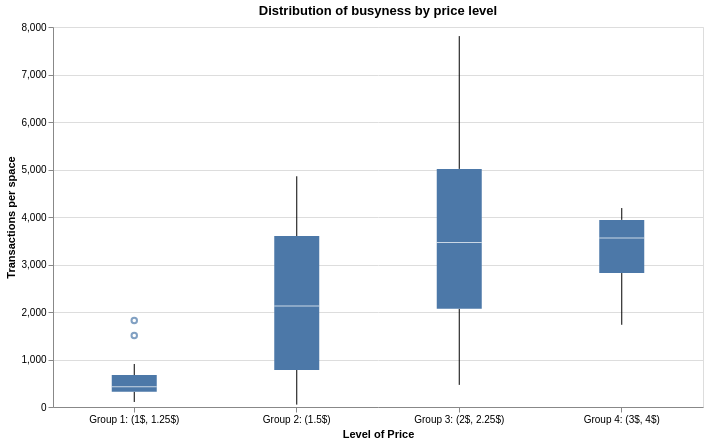

Notebook source saved alongside this figure:
### Code cell
# Boxplot display
avg_tx_space_box

### Figure 1 — Vega-Lite specification as saved in the notebook (floating-point values rounded to 4 significant figures)
{"config": {"view": {"continuousWidth": 300, "continuousHeight": 300}}, "data": {"name": "data-e489b862641ca1eee9a201ed98f98d0a"}, "mark": {"type": "boxplot", "size": 45}, "encoding": {"tooltip": [{"field": "price_category", "title": "Price level", "type": "nominal"}], "x": {"axis": {"labelAngle": 0}, "field": "price_category", "title": "Level of Price", "type": "nominal"}, "y": {"field": "transactions_per_space", "title": "Transactions per space", "type": "quantitative"}}, "height": 380, "title": "Distribution of busyness by price level", "width": 650, "$schema": "https://vega.github.io/schema/vega-lite/v5.20.1.json", "datasets": {"data-e489b862641ca1eee9a201ed98f98d0a": [{"zone_group_norm": "DOWNTOWN 2", "transactions": 1214879, "zone": "402 - Downtown 2", "spaces": 373, "type": "on-street", "transactions_per_space": 3257.0, "rate": 4.0, "price_category": "Group 4: (3$, 4$)"}, {"zone_group_norm": "CARRICK", "transactions": 40989, "zone": "416 - Carrick", "spaces": 65, "type": "on-street", "transactions_per_space": 630.6, "rate": 1.0, "price_category": "Group 1: (1$, 1.25$)"}, {"zone_group_norm": "HOMEWOOD ZENITH LOT", "transactions": 2539, "zone": "331 - Homewood Zenith Lot", "spaces": 24, "type": "off-street", "transactions_per_space": 105.8, "rate": 1.0, "price_category": "Group 1: (1$, 1.25$)"}, {"zone_group_norm": "BAKERY SQ", "transactions": 20947, "zone": "425 - Bakery Sq", "spaces": 45, "type": "on-street", "transactions_per_space": 465.5, "rate": 2.0, "price_category": "Group 3: (2$, 2.25$)"}, {"zone_group_norm": "MELLON PARK", "transactions": 39312, "zone": "414 - Mellon Park", "spaces": 76, "type": "on-street", "transactions_per_space": 517.3, "rate": 1.5, "price_category": "Group 2: (1.5$)"}, {"zone_group_norm": "OAKLAND 2", "transactions": 1071435, "zone": "408 - Oakland 2", "spaces": 301, "type": "on-street", "transactions_per_space": 3560.0, "rate": 3.0, "price_category": "Group 4: (3$, 4$)"}, {"zone_group_norm": "ASTEROID WARRINGTON LOT", "transactions": 19558, "zone": "355 - Asteroid Warrington Lot", "spaces": 13, "type": "off-street", "transactions_per_space": 1504.0, "rate": 1.0, "price_category": "Group 1: (1$, 1.25$)"}, {"zone_group_norm": "ANSLEY BEATTY LOT", "transactions": 14774, "zone": "311 - Ansley Beatty Lot", "spaces": 23, "type": "off-street", "transactions_per_space": 642.3, "rate": 1.0, "price_category": "Group 1: (1$, 1.25$)"}, {"zone_group_norm": "EAST OHIO STREET LOT", "transactions": 68679, "zone": "371 - East Ohio Street Lot", "spaces": 88, "type": "off-street", "transactions_per_space": 780.4, "rate": 1.5, "price_category": "Group 2: (1.5$)"}, {"zone_group_norm": "18 CARSON LOT", "transactions": 199160, "zone": "344 - 18th & Carson Lot", "spaces": 41, "type": "off-street", "transactions_per_space": 4858.0, "rate": 1.5, "price_category": "Group 2: (1.5$)"}, {"zone_group_norm": "PENN CIRCLE NW LOT", "transactions": 20064, "zone": "314 - Penn Circle NW Lot", "spaces": 125, "type": "off-street", "transactions_per_space": 160.5, "rate": 1.0, "price_category": "Group 1: (1$, 1.25$)"}, {"zone_group_norm": "OAKLAND 3", "transactions": 1134837, "zone": "409 - Oakland 3", "spaces": 476, "type": "on-street", "transactions_per_space": 2384.0, "rate": 3.0, "price_category": "Group 4: (3$, 4$)"}, {"zone_group_norm": "18 SIDNEY LOT", "transactions": 161954, "zone": "341 - 18th & Sidney Lot", "spaces": 45, "type": "off-street", "transactions_per_space": 3599.0, "rate": 1.5, "price_category": "Group 2: (1.5$)"}, {"zone_group_norm": "UPTOWN", "transactions": 895456, "zone": "403 - Uptown", "spaces": 690, "type": "on-street", "transactions_per_space": 1298.0, "rate": 1.5, "price_category": "Group 2: (1.5$)"}, {"zone_group_norm": "EAST CARSON LOT", "transactions": 143976, "zone": "342 - East Carson Lot", "spaces": 35, "type": "off-street", "transactions_per_space": 4114.0, "rate": 1.5, "price_category": "Group 2: (1.5$)"}, {"zone_group_norm": "42 BUTLER LOT", "transactions": 95523, "zone": "338 - 42nd & Butler Lot", "spaces": 22, "type": "off-street", "transactions_per_space": 4342.0, "rate": 2.0, "price_category": "Group 3: (2$, 2.25$)"}, {"zone_group_norm": "BLOOMFIELD", "transactions": 1365502, "zone": "406 - Bloomfield (On-street)", "spaces": 489, "type": "on-street", "transactions_per_space": 2792.0, "rate": 1.5, "price_category": "Group 2: (1.5$)"}, {"zone_group_norm": "EAST LIBERTY", "transactions": 1146769, "zone": "412 - East Liberty", "spaces": 483, "type": "on-street", "transactions_per_space": 2374.0, "rate": 1.5, "price_category": "Group 2: (1.5$)"}, {"zone_group_norm": "HILL DISTRICT", "transactions": 10793, "zone": "426 - Hill District", "spaces": 26, "type": "on-street", "transactions_per_space": 415.1, "rate": 1.25, "price_category": "Group 1: (1$, 1.25$)"}, {"zone_group_norm": "BROOKLINE LOT", "transactions": 2356, "zone": "361 - Brookline Lot", "spaces": 47, "type": "off-street", "transactions_per_space": 50.13, "rate": 1.5, "price_category": "Group 2: (1.5$)"}, {"zone_group_norm": "BEECHVIEW", "transactions": 32046, "zone": "418 - Beechview", "spaces": 78, "type": "on-street", "transactions_per_space": 410.8, "rate": 1.5, "price_category": "Group 2: (1.5$)"}, {"zone_group_norm": "BEECHVIEW LOT", "transactions": 3844, "zone": "363 - Beechview Lot", "spaces": 17, "type": "off-street", "transactions_per_space": 226.1, "rate": 1.5, "price_category": "Group 2: (1.5$)"}, {"zone_group_norm": "20 SIDNEY LOT", "transactions": 81990, "zone": "345 - 20th & Sidney Lot", "spaces": 80, "type": "off-street", "transactions_per_space": 1025.0, "rate": 1.5, "price_category": "Group 2: (1.5$)"}, {"zone_group_norm": "19 CARSON LOT", "transactions": 106088, "zone": "343 - 19th & Carson Lot", "spaces": 27, "type": "off-street", "transactions_per_space": 3929.0, "rate": 1.5, "price_category": "Group 2: (1.5$)"}, {"zone_group_norm": "FORBES MURRAY LOT", "transactions": 384766, "zone": "324 - Forbes Murray Lot", "spaces": 72, "type": "off-street", "transactions_per_space": 5344.0, "rate": 2.0, "price_category": "Group 3: (2$, 2.25$)"}, {"zone_group_norm": "52 BUTLER LOT", "transactions": 19184, "zone": "337 - 52nd & Butler Lot", "spaces": 12, "type": "off-street", "transactions_per_space": 1599.0, "rate": 2.0, "price_category": "Group 3: (2$, 2.25$)"}, {"zone_group_norm": "WALTER WARRINGTON LOT", "transactions": 2701, "zone": "354 - Walter/Warrington Lot", "spaces": 15, "type": "off-street", "transactions_per_space": 180.1, "rate": 1.0, "price_category": "Group 1: (1$, 1.25$)"}, {"zone_group_norm": "ALLENTOWN", "transactions": 16152, "zone": "417 - Allentown", "spaces": 23, "type": "on-street", "transactions_per_space": 702.3, "rate": 1.0, "price_category": "Group 1: (1$, 1.25$)"}, {"zone_group_norm": "DOUGLAS PHILLIPS LOT", "transactions": 63916, "zone": "323 - Douglas Phillips Lot", "spaces": 45, "type": "off-street", "transactions_per_space": 1420.0, "rate": 2.0, "price_category": "Group 3: (2$, 2.25$)"}, {"zone_group_norm": "EVA BEATTY LOT", "transactions": 55570, "zone": "307 - Eva Beatty Lot", "spaces": 130, "type": "off-street", "transactions_per_space": 427.5, "rate": 1.0, "price_category": "Group 1: (1$, 1.25$)"}, {"zone_group_norm": "MAIN ALEXANDER LOT", "transactions": 10308, "zone": "369 - Main/Alexander Lot", "spaces": 29, "type": "off-street", "transactions_per_space": 355.4, "rate": 1.0, "price_category": "Group 1: (1$, 1.25$)"}, {"zone_group_norm": "MT WASHINGTON", "transactions": 108623, "zone": "420 - Mt. Washington", "spaces": 98, "type": "on-street", "transactions_per_space": 1108.0, "rate": 1.5, "price_category": "Group 2: (1.5$)"}, {"zone_group_norm": "SHERIDAN KIRKWOOD LOT", "transactions": 103226, "zone": "302 - Sheridan Kirkwood Lot", "spaces": 114, "type": "off-street", "transactions_per_space": 905.5, "rate": 1.0, "price_category": "Group 1: (1$, 1.25$)"}, {"zone_group_norm": "STRIP DISTRICT", "transactions": 1585454, "zone": "404 - Strip Disctrict", "spaces": 428, "type": "on-street", "transactions_per_space": 3704.0, "rate": 3.0, "price_category": "Group 4: (3$, 4$)"}, {"zone_group_norm": "IVY BELLEFONTE LOT", "transactions": 577809, "zone": "328 - Ivy Bellefonte Lot", "spaces": 74, "type": "off-street", "transactions_per_space": 7808.0, "rate": 2.0, "price_category": "Group 3: (2$, 2.25$)"}, {"zone_group_norm": "NORTHSIDE", "transactions": 1320112, "zone": "421 - NorthSide", "spaces": 757, "type": "on-street", "transactions_per_space": 1744.0, "rate": 1.5, "price_category": "Group 2: (1.5$)"}, {"zone_group_norm": "SS SSW", "transactions": 2636020, "zone": "415 - SS & SSW", "spaces": 707, "type": "on-street", "transactions_per_space": 3728.0, "rate": 1.5, "price_category": "Group 2: (1.5$)"}, {"zone_group_norm": "LAWRENCEVILLE", "transactions": 415991, "zone": "405 - Lawrenceville", "spaces": 187, "type": "on-street", "transactions_per_space": 2225.0, "rate": 2.0, "price_category": "Group 3: (2$, 2.25$)"}, {"zone_group_norm": "SHADYSIDE", "transactions": 1318761, "zone": "411 - Shadyside", "spaces": 345, "type": "on-street", "transactions_per_space": 3822.0, "rate": 1.5, "price_category": "Group 2: (1.5$)"}, {"zone_group_norm": "OAKLAND 1", "transactions": 950750, "zone": "407 - Oakland 1", "spaces": 227, "type": "on-street", "transactions_per_space": 4188.0, "rate": 3.0, "price_category": "Group 4: (3$, 4$)"}, {"zone_group_norm": "TAMELLO BEATTY LOT", "transactions": 138385, "zone": "304 - Tamello Beatty Lot", "spaces": 76, "type": "off-street", "transactions_per_space": 1821.0, "rate": 1.0, "price_category": "Group 1: (1$, 1.25$)"}, {"zone_group_norm": "NORTHSHORE", "transactions": 410218, "zone": "422 - Northshore", "spaces": 237, "type": "on-street", "transactions_per_space": 1731.0, "rate": 3.0, "price_category": "Group 4: (3$, 4$)"}, {"zone_group_norm": "SQUIRREL HILL", "transactions": 1735411, "zone": "413 - Squirrel Hill", "spaces": 354, "type": "on-street", "transactions_per_space": 4902.0, "rate": 2.0, "price_category": "Group 3: (2$, 2.25$)"}, {"zone_group_norm": "WEST END", "transactions": 14662, "zone": "423 - West End", "spaces": 52, "type": "on-street", "transactions_per_space": 282.0, "rate": 1.0, "price_category": "Group 1: (1$, 1.25$)"}, {"zone_group_norm": "BEACON BARTLETT LOT", "transactions": 178493, "zone": "321 - Beacon Bartlett Lot", "spaces": 69, "type": "off-street", "transactions_per_space": 2587.0, "rate": 2.0, "price_category": "Group 3: (2$, 2.25$)"}, {"zone_group_norm": "OAKLAND 4", "transactions": 1290108, "zone": "410 - Oakland 4", "spaces": 572, "type": "on-street", "transactions_per_space": 2255.0, "rate": 2.25, "price_category": "Group 3: (2$, 2.25$)"}, {"zone_group_norm": "DOWNTOWN 1", "transactions": 1248084, "zone": "401 - Downtown 1", "spaces": 299, "type": "on-street", "transactions_per_space": 4174.0, "rate": 4.0, "price_category": "Group 4: (3$, 4$)"}, {"zone_group_norm": "BROOKLINE", "transactions": 482886, "zone": "419 - Brookline", "spaces": 201, "type": "on-street", "transactions_per_space": 2402.0, "rate": 1.5, "price_category": "Group 2: (1.5$)"}, {"zone_group_norm": "JCC FORBES LOT", "transactions": 320556, "zone": "325 - JCC/Forbes Lot", "spaces": 69, "type": "off-street", "transactions_per_space": 4646.0, "rate": 2.0, "price_category": "Group 3: (2$, 2.25$)"}, {"zone_group_norm": "SHERIDAN HARVARD LOT", "transactions": 20201, "zone": "301 - Sheridan Harvard Lot", "spaces": 41, "type": "off-street", "transactions_per_space": 492.7, "rate": 1.0, "price_category": "Group 1: (1$, 1.25$)"}, {"zone_group_norm": "OBERSERVATORY HILL LOT", "transactions": 7412, "zone": "375 - Oberservatory Hill Lot", "spaces": 23, "type": "off-street", "transactions_per_space": 322.3, "rate": 1.5, "price_category": "Group 2: (1.5$)"}, {"zone_group_norm": "BROWNSVILLE SANDKEY LOT", "transactions": 29491, "zone": "351 - Brownsville & Sandkey Lot", "spaces": 80, "type": "off-street", "transactions_per_space": 368.6, "rate": 1.0, "price_category": "Group 1: (1$, 1.25$)"}, {"zone_group_norm": "FORBES SHADY LOT", "transactions": 388099, "zone": "322 - Forbes Shady Lot", "spaces": 59, "type": "off-street", "transactions_per_space": 6578.0, "rate": 2.0, "price_category": "Group 3: (2$, 2.25$)"}, {"zone_group_norm": "FRIENDSHIP CEDARVILLE LOT", "transactions": 170133, "zone": "335 - Friendship Cedarville Lot", "spaces": 80, "type": "off-street", "transactions_per_space": 2127.0, "rate": 1.5, "price_category": "Group 2: (1.5$)"}, {"zone_group_norm": "TAYLOR STREET LOT", "transactions": 58780, "zone": "334 - Taylor Street Lot", "spaces": 26, "type": "off-street", "transactions_per_space": 2261.0, "rate": 1.5, "price_category": "Group 2: (1.5$)"}]}}
